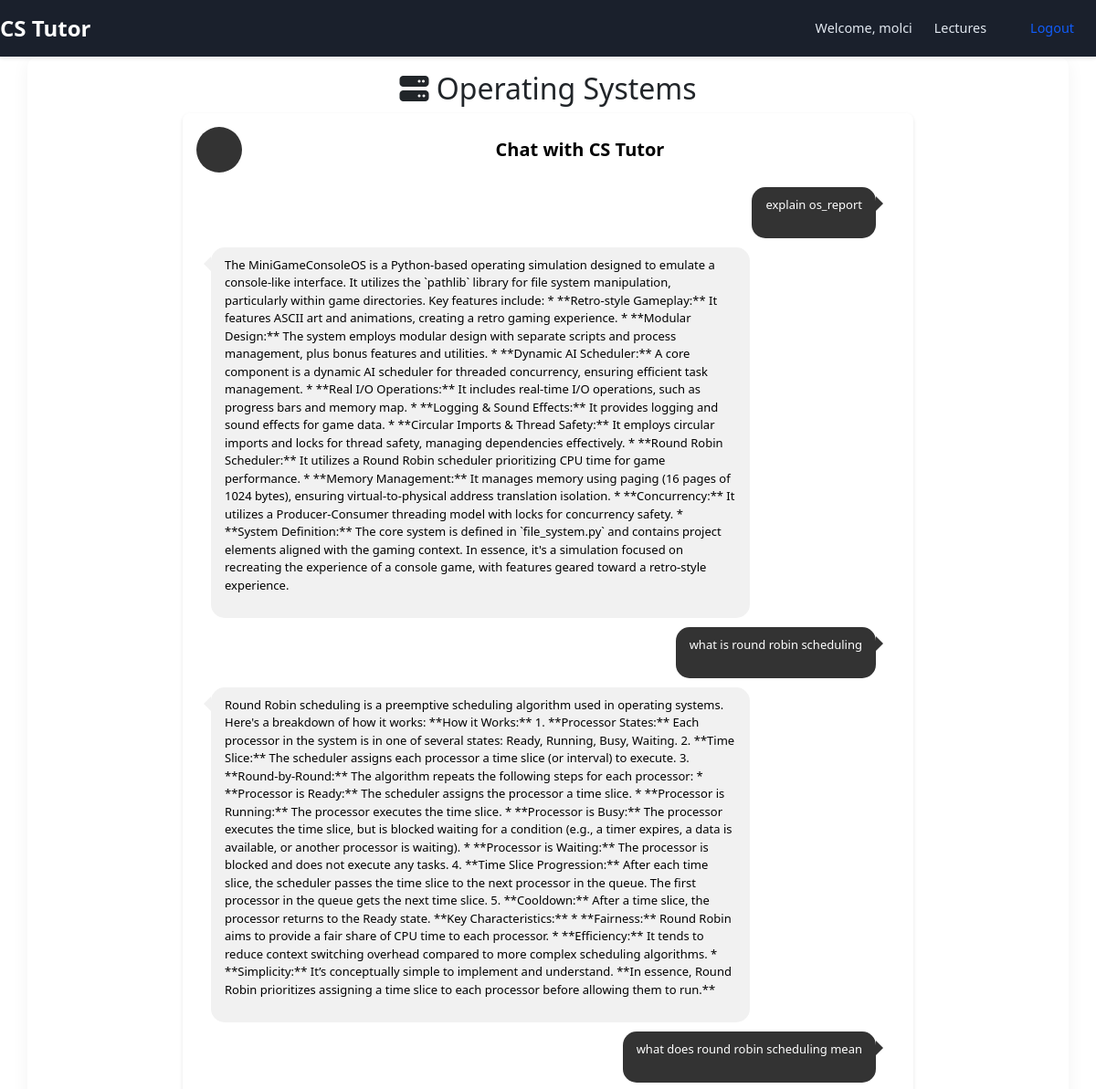
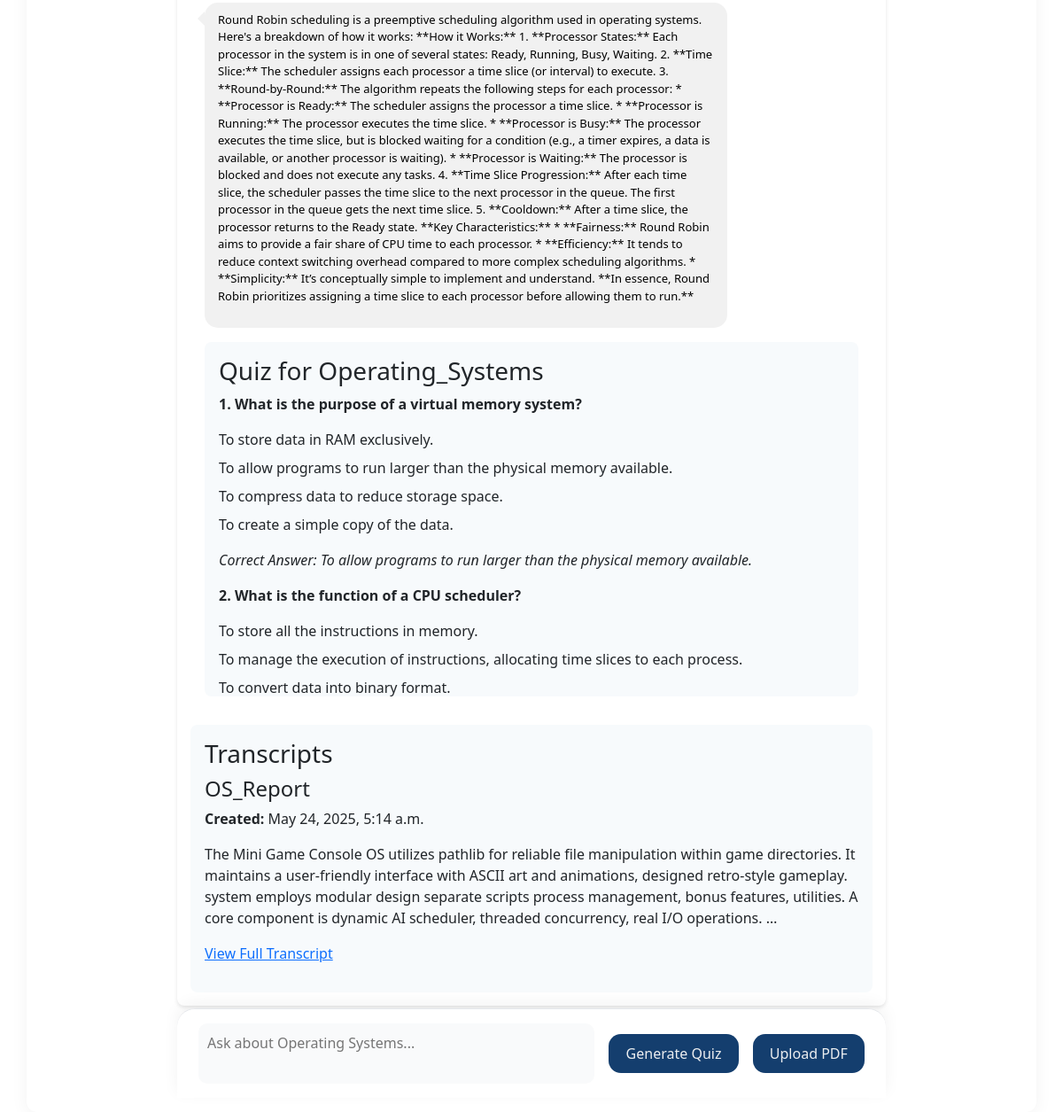
The page /lecture/operating_systems/ (signed in) on the database its author committed (2 pictures, top to bottom).
### ai_model/models.py (models this page shows, shortened)
class ChatHistory(models.Model):
    user = models.ForeignKey(User, on_delete=models.CASCADE)
    lecture = models.CharField(max_length=100)
    user_input = models.TextField()
    bot_response = models.TextField()
    message_id = models.CharField(max_length=100, blank=True)
    created_at = models.DateTimeField(auto_now_add=True)
    class Meta:
        constraints = [
            models.UniqueConstraint(
                fields=['user', 'lecture', 'user_input'],
                name='unique_chat_entry'
            )
        ]

class Quiz(models.Model):
    user = models.ForeignKey(User, on_delete=models.CASCADE)
    lecture = models.CharField(max_length=100)
    question = models.TextField()
    options = models.JSONField()
    correct_answer = models.TextField()
    created_at = models.DateTimeField(auto_now_add=True)
    class Meta:
        ordering = ['created_at']

class Transcript(models.Model):
    user = models.ForeignKey(User, on_delete=models.CASCADE)
    lecture = models.CharField(max_length=100)
    title = models.CharField(max_length=255)
    transcript_text = models.TextField()
    created_at = models.DateTimeField(auto_now_add=True)
    class Meta:
        ordering = ['-created_at']

### ai_model/views.py (the view, shortened to what this page needs)
# urls.py: path('lecture/<str:lecture_name>/', views.lecture_view, name='lecture'),
@login_required
def lecture_view(request, lecture_name):
    lecture_config = {
        'algorithms_data_structures': {
            'prompt_file': 'algorithms_data_structures.txt',
            'template': 'lecture_chat.html',
            'lecture_id': 'algorithms_data_structures',
            'title': 'Algorithms and Data Structures'
        },
        'networking': {
            'prompt_file': 'networking.txt',
            'template': 'lecture_chat.html',
            'lecture_id': 'networking',
            'title': 'Networking'
        },
        'operating_systems': {
            'prompt_file': 'operating_systems.txt',
            'template': 'lecture_chat.html',
            'lecture_id': 'operating_systems',
            'title': 'Operating Systems'
        },
    }
    config = lecture_config.get(lecture_name)
    if not config:
        logger.warning(f"Invalid lecture: {lecture_name}")
        return redirect('lecture_list')
    start_time = time.time()
    cache_key = f"chat_history:{request.user.id}:{lecture_name}"
    chat_history = cache.get(cache_key)
    if chat_history is None:
        logger.info(f"Cache miss for {cache_key}, querying SQLite")
        chat_history = ChatHistory.objects.filter(
            user=request.user,
            lecture=lecture_name
        ).order_by('created_at')
        seen = {}
        deduplicated = []
        for entry in chat_history:
            key = (entry.user_id, entry.lecture, entry.user_input.lower().strip())
            if key not in seen or entry.created_at > seen[key].created_at:
                seen[key] = entry
        deduplicated = list(seen.values())
        chat_history = deduplicated
        if chat_history:
            cache.set(cache_key, chat_history, timeout=3600)
            logger.info(
                f"Cached {cache_key}, {len(chat_history)} entries, time: {time.time() - start_time:.3f}s"
            )
        else:
            logger.debug(f"Not caching empty chat history for {cache_key}")
    logger.debug(
        f"Chat history for {cache_key}: {len(chat_history)} entries, "
        f"message_ids={[entry.message_id for entry in chat_history]}"
    )
    quizzes = Quiz.objects.filter(user=request.user, lecture=lecture_name).order_by('created_at')
    transcripts = Transcript.objects.filter(user=request.user, lecture=lecture_name).order_by('-created_at')
    return render(request, config['template'], {
        "chat_history": chat_history,
        "quizzes": quizzes,
        "transcripts": transcripts,
        "lecture_name": lecture_name,
        "lecture_title": config['title'],
        "lecture_config": lecture_config,
    })

### templates/lecture_chat.html (shortened to what this page needs)
<!DOCTYPE html>
<html lang="en">
  {% load static %}
  <head>
    <link rel="stylesheet" href="{% static 'css/style.css' %}" />
    <link rel="stylesheet" href="{% static 'css/chat.css' %}" />
    <link rel="stylesheet" href="{% static 'css/lecture_chat.css' %}" />
    <link
      rel="stylesheet"
      href="https://cdnjs.cloudflare.com/ajax/libs/font-awesome/6.4.0/css/all.min.css"
    />
    <link href="https://cdn.jsdelivr.net/npm/bootstrap@5.3.0/dist/css/bootstrap.min.css" rel="stylesheet">
  </head>
  <body>
    <header>
      <nav class="navbar">
        <a href="{% url 'lecture_list' %}" class="nav-brand">CS Tutor</a>
        <div class="nav-links">
          <span>Welcome, {{ request.user.username }}</span>
          <a href="{% url 'lecture_list' %}">Lectures</a>
          <form
            method="post"
            action="{% url 'logout' %}"
            style="display: inline"
          >
            <button type="submit" class="nav-button">Logout</button>
          </form>
        </div>
      </nav>
    </header>
    <main class="container">
      <h2>
        <i
          class="fas {% if lecture_name == 'algorithms_data_structures' %}fa-code{% elif lecture_name == 'networking' %}fa-network-wired{% else %}fa-server{% endif %}"
        ></i>
        {{ lecture_title }}
      </h2>
      <div class="card-container">
        <div class="card-header">
          <div class="img-avatar"></div>
          <div class="text-chat">Chat with CS Tutor</div>
        </div>
        <div class="card-body">
          <div class="messages-container" id="chat-box">
            {% include "partials/lecture_chat.html" %}
          </div>
          <div class="transcript-container">
            <h3>Transcripts</h3>
            <ul>
              {% for transcript in transcripts %}
              <li class="transcript-item">
                <h4>{{ transcript.title }}</h4>
                <p><strong>Created:</strong> {{ transcript.created_at }}</p>
                <p>{{ transcript.transcript_text|truncatewords:50 }}</p>
                <a href="{% url 'transcript_detail' transcript.id %}">View Full Transcript</a>
              </li>
              {% empty %}
              <li class="no-transcripts">No transcripts available. <a href="#" data-bs-toggle="modal" data-bs-target="#uploadModal">Upload PDF</a></li>
              {% endfor %}
            </ul>
          </div>
        </div>
      </div>
      <div class="message-input">
        <form method="post" id="chat-form">
          <textarea
            name="question"
            id="user-question"
            placeholder="Ask about {{ lecture_title }}..."
            class="message-send"
            required
          ></textarea>
        </form>
        <button class="action-button" id="quiz-generate">Generate Quiz</button>
        <button class="action-button" data-bs-toggle="modal" data-bs-target="#uploadModal">Upload PDF</button>
      </div>
    </main>
  </body>
</html>

### templates/partials/lecture_chat.html
{% for message in chat_history %}
  {% if message.user_input %}
    <div class="message-box right" data-id="msg-{{ message.message_id|default_if_none:'unknown' }}">
      <p>{{ message.user_input }}</p>
    </div>
  {% endif %}
  {% if message.bot_response %}
    <div class="message-box left" data-id="msg-{{ message.message_id|default_if_none:'unknown' }}-response">
      <p>{{ message.bot_response }}</p>
    </div>
  {% endif %}
{% endfor %}
{% if quizzes %}
  <div class="quiz-container">
    <h3>Quiz for {{ lecture_name|title }}</h3>
    {% for quiz in quizzes %}
      <div class="quiz-question">
        <p><strong>{{ forloop.counter }}. {{ quiz.question }}</strong></p>
        <ul>
          {% for option in quiz.options %}
            <li>{{ option }}</li>
          {% endfor %}
        </ul>
        <p><em>Correct Answer: {{ quiz.correct_answer }}</em></p>
      </div>
    {% endfor %}
  </div>
{% endif %}

### static/css/style.css (style rules this page uses)
* { box-sizing: border-box; margin: 0; padding: 0; }
body { font-family: "Inter", -apple-system, BlinkMacSystemFont, "Segoe UI", Roboto, sans-serif; background-color: #f5f7fa; color: #2d3748; line-height: 1.6; }
.navbar { background-color: #1a202c; padding: 1rem 2rem; display: flex; justify-content: space-between; align-items: center; box-shadow: 0 2px 4px rgba(0, 0, 0, 0.1); }
.nav-brand { color: #ffffff; font-size: 1.5rem; font-weight: 700; text-decoration: none; }
.nav-links { display: flex; align-items: center; gap: 1.5rem; }
.nav-links span { color: #e2e8f0; font-size: 0.9rem; }
.nav-links a { color: #e2e8f0; text-decoration: none; font-weight: 500; font-size: 0.9rem; }
.nav-button { background: none; border: none; color: #115dfc; cursor: pointer; font-weight: 500; font-size: 0.9rem; }
.container { max-width: 900px; margin: 2rem auto; padding: 2rem; background-color: #ffffff; border-radius: 12px; box-shadow: 0 4px 20px rgba(0, 0, 0, 0.05); }
h2 { font-size: 2rem; color: #2d3748; text-align: center; margin-bottom: 1.5rem; }
button { padding: 0.75rem 1.5rem; background-color: #115dfc; color: #ffffff; border: none; border-radius: 6px; cursor: pointer; font-size: 1rem; transition: background-color 0.2s; }

### static/css/chat.css (style rules this page uses)
.card-container { background-color: #fff; border-radius: 10px; padding: 15px; margin: 20px auto; display: flex; flex-direction: column; width: 100%; max-width: 100%; }
.card-header { display: flex; align-items: center; padding-bottom: 10px; border-bottom: 1px solid #ccc; }
.card-header .img-avatar { width: 50px; height: 50px; border-radius: 50%; margin-right: 20px; background-color: #333; }
.card-header .text-chat { color: black; margin: 0; font-size: 20px; }
.card-body { flex: 1; overflow-y: auto; }
.messages-container { padding: 15px; }
.message-box { padding: 10px 15px; margin-bottom: 10px; border-radius: 15px; max-width: 80%; width: fit-content; position: relative; font-size: 13px; }
.message-box.left { background-color: #f1f1f1; color: black; margin-right: 20px; }
.message-box.left::before { content: ''; position: absolute; left: -8px; top: 10px; border-right: 8px solid #f1f1f1; border-top: 8px solid transparent; border-bottom: 8px solid transparent; }
.message-box.right { background-color: #333; color: #fff; margin-left: auto; margin-right: 10px; }
.message-box.right::before { content: ''; position: absolute; right: -8px; top: 10px; border-left: 8px solid #333; border-top: 8px solid transparent; border-bottom: 8px solid transparent; }
.message-input { padding: 5px; border-top: 1px solid #ccc; }
.message-input .message-send { width: 100%; padding: 10px; border: none; border-radius: 10px; resize: none; }

### rows shown on the page
ChatHistory: user_input "explain os_report", bot_response "The MiniGameConsoleOS is a Python-based operating simulation designed to emulate a console-like interface. It utilizes the `pathlib` library for file system manipulation, particularly within game directories. Key features include: * **Retro-style Gameplay:** It features ASCII art and animations, creating a retro gaming experience. * **Modular Design:** The system employs modular design with separate scripts and process management, plus bonus features and utilities. * **Dynamic AI Scheduler:** A core component is a dynamic AI scheduler for threaded concurrency, ensuring efficient task management. * **Real I/O Operations:** It includes real-time I/O operations, such as progress bars and…"
ChatHistory: user_input "what is round robin scheduling", bot_response "Round Robin scheduling is a preemptive scheduling algorithm used in operating systems. Here's a breakdown of how it works: **How it Works:** 1. **Processor States:** Each processor in the system is in one of several states: Ready, Running, Busy, Waiting. 2. **Time Slice:** The scheduler assigns each processor a time slice (or interval) to execute. 3. **Round-by-Round:** The algorithm repeats the following steps for each processor: * **Processor is Ready:** The scheduler assigns the processor a time slice. * **Processor is Running:** The processor executes the time slice. * **Processor is Busy:** The processor executes the time slice, but is blocked waiting for a condition (e.g., a timer…"
ChatHistory: user_input "what does round robin scheduling mean", bot_response "Round Robin scheduling is a preemptive scheduling algorithm used in operating systems. Here's a breakdown of how it works: **How it Works:** 1. **Processor States:** Each processor in the system is in one of several states: Ready, Running, Busy, Waiting. 2. **Time Slice:** The scheduler assigns each processor a time slice (or interval) to execute. 3. **Round-by-Round:** The algorithm repeats the following steps for each processor: * **Processor is Ready:** The scheduler assigns the processor a time slice. * **Processor is Running:** The processor executes the time slice. * **Processor is Busy:** The processor executes the time slice, but is blocked waiting for a condition (e.g., a timer…"
Quiz: question "What is the purpose of a virtual memory system?", options "To store data in RAM exclusively." "To allow programs to run larger than the physical memory available." "To compress data to reduce storage space." "To create a simple copy of the data.", correct_answer "To allow programs to run larger than the physical memory available."
Quiz: question "What is the function of a CPU scheduler?", options "To store all the instructions in memory." "To manage the execution of instructions, allocating time slices to each process." "To convert data into binary format."

### other values the page prints
{{ request.user.username }} "molci"
{{ lecture_title }} "Operating Systems"
{{ lecture_name|title }} "Operating_Systems"
